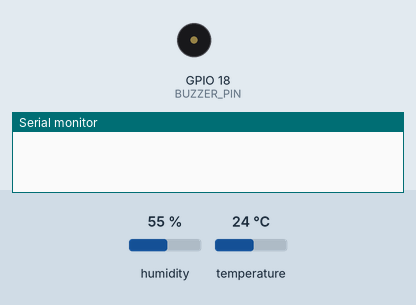
Simulated run of this sketch. Board: ESP32. On the bench: buzzer (waves = sounding), the last lines printed to the serial monitor. The inputs (shaded band) are chosen by the test bench; at power-on: temperature 24 °C, humidity 55 %. WiFi joins after 1.5 s; servers stay silent unless stated.

Above: at 3.0 s.
3.1 s: temperature set to 32 °C
7.3 s: temperature set to 35 °C
At 8.1 s:
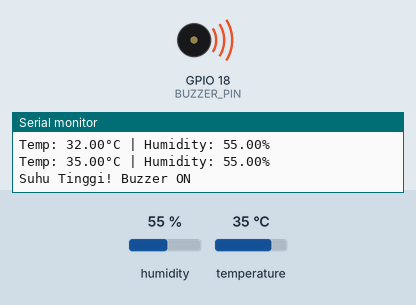
Timing chart, 0 to 24.8 s (numbered marks = the images above; inputs shaded):
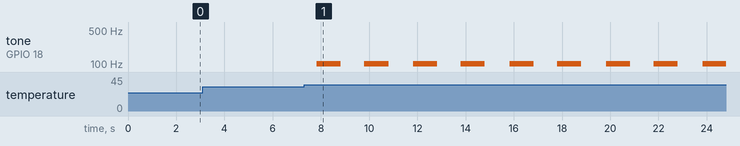

Measured:
- the behaviour switches between 33 and 34 °C on temperature (found by bisection; images 0 and 1)
- after the input at 7.3 s, tone on GPIO 18 (BUZZER_PIN): alternates 102 Hz for 1.0 s and silent for 1.0 s, starting after 0.53 s

The sketch:

BLYNK.ino
```cpp
#define BLYNK_PRINT Serial

// Blynk config
#define BLYNK_TEMPLATE_ID "TMPL6XwiQ4E-G"
#define BLYNK_TEMPLATE_NAME "DHT11new"
#define BLYNK_AUTH_TOKEN "vIoDHwsJnz4IuUoTqOhmIdD8p3DoF3yk"

#include <WiFi.h>
#include <WiFiClient.h>
#include <BlynkSimpleEsp32.h>
#include <DHT.h>

// WiFi credentials
char ssid[] = "test";
char pass[] = "12345678";

// Pin Definitions
#define DHTPIN 2
#define DHTTYPE DHT11
#define BUZZER_PIN 18

DHT dht(DHTPIN, DHTTYPE);
BlynkTimer timer;

// Fungsi untuk membaca sensor dan mengirim ke Blynk
void sendSensorData() {
  float humi = dht.readHumidity();
  float tempC = dht.readTemperature();

  if (isnan(humi) || isnan(tempC)) {
    Serial.println("Gagal membaca sensor DHT11!");
    return;
  }

  // Kirim data ke Dashboard Blynk
  Blynk.virtualWrite(V0, tempC);
  Blynk.virtualWrite(V1, humi);

  // Log ke Serial Monitor
  Serial.print("Temp: ");
  Serial.print(tempC);
  Serial.print("°C | Humidity: ");
  Serial.print(humi);
  Serial.println("%");

  // Logika Aktuator Buzzer
  if (tempC > 33.0) {
    tone(BUZZER_PIN, 102, 1000); // Bunyi jika suhu > 33°C
    Serial.println("Suhu Tinggi! Buzzer ON");
  } else {
    noTone(BUZZER_PIN);
  }
}

void setup() {
  Serial.begin(9600);

  dht.begin();
  pinMode(BUZZER_PIN, OUTPUT);

  // Koneksi ke Blynk
  Blynk.begin(BLYNK_AUTH_TOKEN, ssid, pass);

  // Setup timer agar pembacaan sensor dilakukan setiap 2 detik
  // Ini lebih baik daripada menggunakan delay() di dalam loop
  timer.setInterval(2000L, sendSensorData);
}

void loop() {
  Blynk.run();
  timer.run();
}
```
